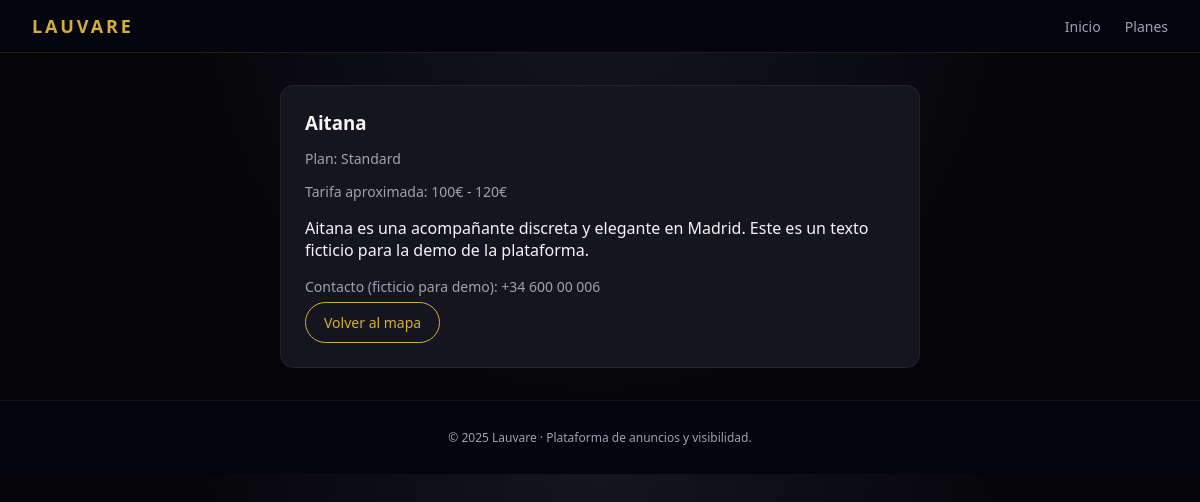
Screenshot of /profesional/7/ with the database file from the repository.
### core/models.py (models this page shows, shortened)
class Professional(models.Model):
    PLAN_CHOICES = [
        ('free', 'Free'),
        ('standard', 'Standard'),
        ('premium', 'Premium'),
    ]
    name = models.CharField(max_length=100)
    alias = models.CharField(max_length=100)
    phone = models.CharField(max_length=30, blank=True)
    bio = models.TextField(blank=True)
    price_from = models.IntegerField(null=True, blank=True)
    price_to = models.IntegerField(null=True, blank=True)
    lat = models.FloatField()
    lng = models.FloatField()
    plan = models.CharField(max_length=10, choices=PLAN_CHOICES, default='free')
    is_active = models.BooleanField(default=True)
    created_at = models.DateTimeField(auto_now_add=True)
    class Meta:
        ordering = ['-plan', 'alias']

### core/views.py (the view)
# urls.py: path('profesional/<int:pk>/', views.professional_detail, name='professional_detail'),
def professional_detail(request, pk):
    professional = get_object_or_404(Professional, pk=pk, is_active=True)
    return render(request, 'core/professional_detail.html', {
        'professional': professional,
    })

### core/templates/core/professional_detail.html
{% extends "core/base.html" %}
{% block content %}
<section class="detail-section">
    <article class="detail-card">
        <h1>{{ professional.alias }}</h1>
        <p class="detail-plan">
            Plan: {{ professional.get_plan_display }}
        </p>
        <p class="detail-price">
            Tarifa aproximada: {{ professional.price_from }}€{% if professional.price_to %} - {{ professional.price_to }}€{% endif %}
        </p>
        <p class="detail-bio">
            {{ professional.bio }}
        </p>
        {% if professional.phone %}
        <p class="detail-contact">
            Contacto (ficticio para demo): {{ professional.phone }}
        </p>
        {% endif %}
        <a href="{% url 'core:home' %}" class="btn-secondary">Volver al mapa</a>
    </article>
</section>
{% endblock %}

### core/static/core/css/styles.css (style rules this page uses)
:root { --bg: #050509; --bg-alt: #111119; --card-bg: #15151f; --accent: #d4af37; --accent-soft: #8f7a2b; --text: #f5f5f5; --muted: #a0a0b3; --danger: #ff4f6d; --radius: 14px; }
* { box-sizing: border-box; }
body { margin: 0; font-family: system-ui, -apple-system, BlinkMacSystemFont, "Segoe UI", sans-serif; background: radial-gradient(circle at top, #151522 0, #050509 55%); color: var(--text); }
.btn-primary, .btn-secondary, .btn-outline { display: inline-block; padding: 10px 18px; border-radius: 999px; font-size: 14px; border: 1px solid transparent; cursor: pointer; text-decoration: none; }
.btn-secondary { background: transparent; border-color: var(--accent); color: var(--accent); }
.detail-section { padding: 32px; display: flex; justify-content: center; }
.detail-card { max-width: 640px; width: 100%; background: var(--card-bg); padding: 24px; border-radius: var(--radius); border: 1px solid rgba(255, 255, 255, 0.06); }
.detail-card h1 { margin-top: 0; margin-bottom: 6px; }
.detail-plan, .detail-price, .detail-contact { font-size: 14px; color: var(--muted); margin-bottom: 6px; }

### rows the page displays
Professional: alias "Aitana", plan "Standard", price_from "100", price_to "120", bio "Aitana es una acompañante discreta y elegante en Madrid. Este es un texto ficticio para la demo de la plataforma.", phone "+34 600 00 006"

### other values shown
{{ now|default:"2025" }} "2025"
